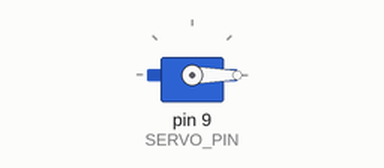
This sketch was run on a simulated Arduino Uno, built with avr-gcc and run on an emulated ATmega328P. Shown: servo.

Above: at 1.05 s.
Timing chart, 0 to 5.6 s (numbered marks = the images above):
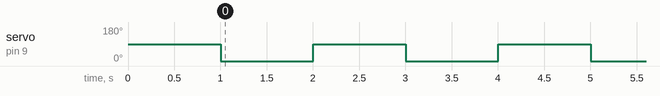

The sketch:

Arduino_Uno_Servo.ino
```cpp
#include <Servo.h>
// const は、この値がプログラムの途中で変わらない「定数」であることを示します
const int SERVO_PIN = 9;      // サーボモーターを接続するピン番号

const int ANGLE_INITIAL = 90; // 起動時の初期角度（度）
const int ANGLE_A = 0;        // 往復運動する角度その1（度）
const int ANGLE_B = 90;       // 往復運動する角度その2（度）

const int INTERVAL_MS = 1000; // 動作の合間の待機時間（ミリ秒）

Servo myservo; // サーボを扱うための準備

void setup() {
  // 設定したピン番号でサーボの準備をする
  myservo.attach(SERVO_PIN);

  // 設定した初期角度に動かす
  myservo.write(ANGLE_INITIAL);

  // 設定した時間だけ待機する
  delay(INTERVAL_MS);
}

void loop() {
  // 角度Aに動かして、指定時間待機
  myservo.write(ANGLE_A);
  delay(INTERVAL_MS);

  // 角度Bに動かして、指定時間待機
  myservo.write(ANGLE_B);
  delay(INTERVAL_MS);
}
```

Measured:
- by itself, servo on pin 9 (SERVO_PIN): alternates 90° for 1.0 s and 0° for 1.0 s
